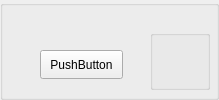
       <widget class="QGroupBox" name="groupBox_p104">
        <property name="minimumSize">
         <size>
          <width>170</width>
          <height>100</height>
         </size>
        </property>
        <property name="title">
         <string/>
        </property>
        <widget class="QPushButton" name="pushButton_p104">
         <property name="geometry">
          <rect>
           <x>40</x>
           <y>50</y>
           <width>83</width>
           <height>29</height>
          </rect>
         </property>
         <property name="text">
          <string>PushButton</string>
         </property>
        </widget>
        <widget class="QGroupBox" name="groupBox_p104info">
         <property name="geometry">
          <rect>
           <x>150</x>
           <y>30</y>
           <width>60</width>
           <height>60</height>
          </rect>
         </property>
         <property name="title">
          <string/>
         </property>
         <widget class="QLabel" name="label_p104attack">
          <property name="geometry">
           <rect>
            <x>0</x>
            <y>0</y>
            <width>30</width>
            <height>30</height>
           </rect>
          </property>
          <property name="text">
           <string/>
          </property>
         </widget>
         <widget class="QLabel" name="label_p104hp">
          <property name="geometry">
           <rect>
            <x>30</x>
            <y>0</y>
            <width>30</width>
            <height>30</height>
           </rect>
          </property>
          <property name="text">
           <string/>
          </property>
         </widget>
         <widget class="QLabel" name="label_p104mobility">
          <property name="geometry">
           <rect>
            <x>0</x>
            <y>30</y>
            <width>30</width>
            <height>30</height>
           </rect>
          </property>
          <property name="text">
           <string/>
          </property>
         </widget>
         <widget class="QLabel" name="label_p104range">
          <property name="geometry">
           <rect>
            <x>30</x>
            <y>30</y>
            <width>30</width>
            <height>30</height>
           </rect>
          </property>
          <property name="text">
           <string/>
          </property>
         </widget>
        </widget>
        <widget class="QLabel" name="label_p104type">
         <property name="geometry">
          <rect>
           <x>50</x>
           <y>50</y>
           <width>30</width>
           <height>30</height>
          </rect>
         </property>
         <property name="styleSheet">
          <string notr="true"/>
         </property>
         <property name="text">
          <string/>
         </property>
        </widget>
       </widget>
